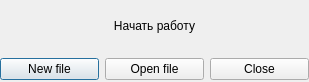
<?xml version="1.0" encoding="UTF-8"?>
<ui version="4.0">
 <class>initStart</class>
 <widget class="QDialog" name="initStart">
  <property name="geometry">
   <rect>
    <x>0</x>
    <y>0</y>
    <width>309</width>
    <height>82</height>
   </rect>
  </property>
  <property name="minimumSize">
   <size>
    <width>309</width>
    <height>82</height>
   </size>
  </property>
  <property name="maximumSize">
   <size>
    <width>309</width>
    <height>82</height>
   </size>
  </property>
  <property name="windowTitle">
   <string>Dialog</string>
  </property>
  <widget class="QWidget" name="verticalLayoutWidget">
   <property name="geometry">
    <rect>
     <x>0</x>
     <y>0</y>
     <width>309</width>
     <height>80</height>
    </rect>
   </property>
   <layout class="QVBoxLayout" name="verticalLayout">
    <item>
     <widget class="QLabel" name="label">
      <property name="text">
       <string>Начать работу</string>
      </property>
      <property name="alignment">
       <set>Qt::AlignCenter</set>
      </property>
     </widget>
    </item>
    <item>
     <layout class="QHBoxLayout" name="horizontalLayout">
      <item>
       <widget class="QPushButton" name="NewF">
        <property name="text">
         <string>New file</string>
        </property>
       </widget>
      </item>
      <item>
       <widget class="QPushButton" name="OpenF">
        <property name="text">
         <string>Open file</string>
        </property>
       </widget>
      </item>
      <item>
       <widget class="QPushButton" name="CloseF">
        <property name="text">
         <string>Close</string>
        </property>
       </widget>
      </item>
     </layout>
    </item>
   </layout>
  </widget>
 </widget>
 <resources/>
 <connections/>
</ui>
